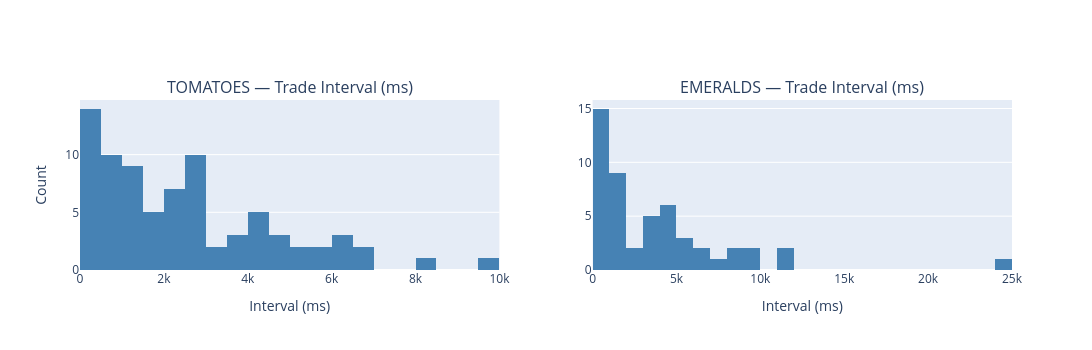

The cell this chart's notebook holds for it:
### Markdown cell above
## Step 6: 成交间隔 & 活跃度分析

观察我方成交的时间分布：是否均匀地参与了全天成交机会？空闲时段是否是因为没有机会还是策略遗漏？

### Code cell
# 成交间隔直方图（每产品）
fig = make_subplots(rows=1, cols=len(products),
                    subplot_titles=[f"{p} — Trade Interval (ms)" for p in products])

for i, product in enumerate(products, 1):
    pt = my_trades.filter(pl.col("product") == product).sort("timestamp")
    if pt.height < 2:
        continue
    intervals = pt["timestamp"].diff().drop_nulls().to_list()

    fig.add_trace(go.Histogram(
        x=intervals, nbinsx=40, marker_color="steelblue",
        name=product, showlegend=False,
    ), row=1, col=i)
    fig.update_xaxes(title_text="Interval (ms)", row=1, col=i)

    mean_iv = np.mean(intervals)
    median_iv = np.median(intervals)
    print(f"{product}: {len(intervals)} intervals, mean={mean_iv:.0f}ms, median={median_iv:.0f}ms, "
          f"max={max(intervals)}ms, max_gap_at_ts={pt['timestamp'].to_list()[np.argmax(intervals)+1]}")

fig.update_yaxes(title_text="Count", row=1, col=1)
fig.update_layout(height=350, width=1200)
fig.show()

### Figure 1 — Plotly figure (JSON) as saved in the notebook; plotly's stock layout.template omitted (floating-point values rounded to 4 significant figures)
{"data": [{"marker": {"color": "steelblue"}, "name": "TOMATOES", "nbinsx": 40, "showlegend": false, "type": "histogram", "x": [400, 600, 6300, 2700, 300, 1500, 100, 2600, 1400, 2600, 3200, 6300, 2600, 6500, 4300, 1400, 2300, 700, 2800, 700, 6600, 600, 400, 5500, 300, 2100, 900, 6400, 3000, 5600, 1800, 3900, 2000, 4800, 300, 5000, 300, 4000, 1400, 900, 2600, 1000, 5100, 4100, 2100, 1400, 4400, 1400, 4800, 4600, 4200, 9900, 2200, 100, 900, 1300, 2200, 1200, 100, 2500, 1100, 100, 3600, 200, 800, 1500, 800, 400, 2000, 2700, 2600, 1700, 3500, 500, 100, 8200, 1600, 400, 2600], "xaxis": "x", "yaxis": "y"}, {"marker": {"color": "steelblue"}, "name": "EMERALDS", "nbinsx": 40, "showlegend": false, "type": "histogram", "x": [3200, 600, 2600, 11400, 5000, 1000, 100, 2400, 4500, 1600, 1600, 900, 500, 1200, 600, 7400, 5600, 800, 1600, 1300, 500, 200, 4200, 4800, 9000, 6300, 4800, 500, 3200, 3300, 6700, 700, 1800, 8000, 3900, 300, 24300, 600, 4600, 700, 1700, 0, 8500, 4500, 100, 1200, 11800, 3400, 5900, 9900], "xaxis": "x2", "yaxis": "y2"}], "layout": {"annotations": [{"font": {"size": 16}, "showarrow": false, "text": "TOMATOES — Trade Interval (ms)", "x": 0.225, "xanchor": "center", "xref": "paper", "y": 1, "yanchor": "bottom", "yref": "paper"}, {"font": {"size": 16}, "showarrow": false, "text": "EMERALDS — Trade Interval (ms)", "x": 0.775, "xanchor": "center", "xref": "paper", "y": 1, "yanchor": "bottom", "yref": "paper"}], "height": 350, "width": 1200, "xaxis": {"anchor": "y", "domain": [0, 0.45], "title": {"text": "Interval (ms)"}}, "xaxis2": {"anchor": "y2", "domain": [0.55, 1], "title": {"text": "Interval (ms)"}}, "yaxis": {"anchor": "x", "domain": [0, 1], "title": {"text": "Count"}}, "yaxis2": {"anchor": "x2", "domain": [0, 1]}}}
